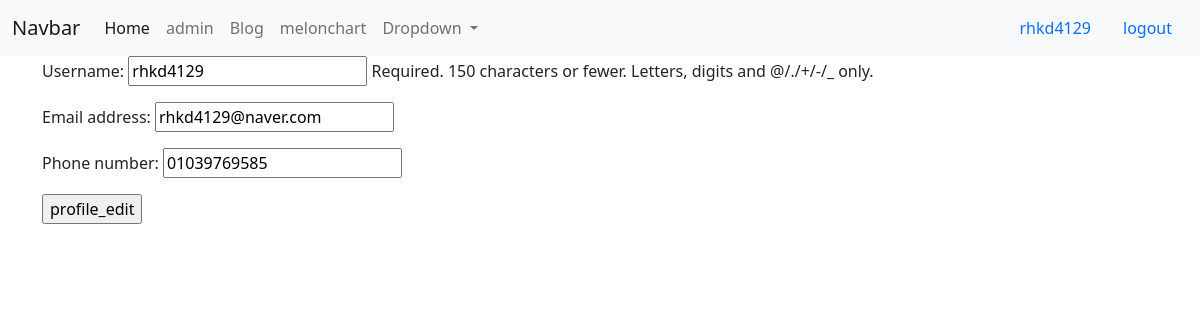
The page /accounts/edit/ (signed in) on the database its author committed.
### accounts/models.py (models this page shows)
class User(AbstractUser):
    phone_number = models.CharField(blank =True ,default='' ,max_length=12)

### accounts/views.py (the view)
# urls.py: path('edit/',views.profile_edit,name ='profile_edit'),
@login_required
def profile_edit(request):
    if request.method =='POST':
        form = ProfileEditForm(request.POST,request.FILES,instance = request.user)
        if form.is_valid():
            form.save()
            return redirect('blog:post_list')
    else:
        form = ProfileEditForm(instance = request.user)
    return render(request,'accounts/profile_edit.html',{'form':form})

### accounts/forms.py
class ProfileEditForm(forms.ModelForm):
    class Meta:
        model = User
        fields = ['username','email','phone_number']

### accounts/templates/accounts/profile_edit.html (shortened to what this page needs)
{% extends 'accounts/layout.html' %}
{% block content %}
<form action="." method="post">
    {{form.as_p}}
    <input type="submit" value="profile_edit">
</form>
{% endblock content %}

### project1/templates/layout.html (shortened to what this page needs)
<!DOCTYPE html>
<html lang="en">
<head>
    <link href="https://cdn.jsdelivr.net/npm/bootstrap@5.1.3/dist/css/bootstrap.min.css" rel="stylesheet"/>
</head>
<body>
    <nav class="navbar navbar-expand-lg navbar-light bg-light">
        <div class="container-fluid">
          <a class="navbar-brand" href="#">Navbar</a>
          <div class="collapse navbar-collapse" id="navbarSupportedContent">
            <ul class="navbar-nav me-auto mb-2 mb-lg-0">
              <li class="nav-item">
                <a class="nav-link active" aria-current="page" href="{% url 'home'%}">Home</a>
              </li>
              <li class="nav-item">
                <a class="nav-link" href="{% url 'admin:index' %}">admin</a>
                </li>
              <li class="nav-item">
              <a class="nav-link" href="{% url 'blog:post_list' %}">Blog</a>
              </li>
              <li class="nav-item">
                <a class="nav-link" href="{% url 'crawling:melon_chart' %}">melonchart</a>
               </li>
              <li class="nav-item dropdown">
                <a class="nav-link dropdown-toggle" href="#" id="navbarDropdown" role="button" data-bs-toggle="dropdown" aria-expanded="false">
                  Dropdown
                </a>
              </li>
            </ul>
             <li class="nav-item d-flex">
               {% if user.is_authenticated %}
               <a href ="{% url 'blog:user_page' user.username %}" class="nav-link">{{user.username}}</a>
               <a class="nav-link" href="{% url 'accounts:logout' %}">logout</a>
              {% else %}
              <a class="nav-link" href="{% url 'accounts:login' %}">login</a>
              <a class="nav-link" href="{% url 'accounts:signup' %}">sign_up</a>
              {% endif %}
             </li>
          </div>
        </div>
      </nav>
      <div class="container">
        <div class="row">
          <div class="col-sm-12">
            {% block content %}
            {% endblock content %}
          </div>
        </div>
      </div>
</body>
</html>

### rows shown on the page
User: username "rhkd4129", email "rhkd4129@naver.com", phone_number "01039769585"
